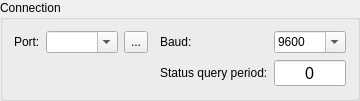
         <widget class="GroupBox" name="grpConnection">
          <property name="title">
           <string>Connection</string>
          </property>
          <layout class="QVBoxLayout" name="verticalLayout">
           <item>
            <layout class="QGridLayout" name="gridLayout_8" columnstretch="0,1,0,0,1">
             <item row="0" column="3">
              <widget class="QLabel" name="label_2">
               <property name="text">
                <string>Baud:</string>
               </property>
              </widget>
             </item>
             <item row="0" column="0">
              <widget class="QLabel" name="label">
               <property name="text">
                <string>Port:</string>
               </property>
              </widget>
             </item>
             <item row="0" column="4">
              <widget class="QComboBox" name="cboBaud">
               <property name="editable">
                <bool>true</bool>
               </property>
               <property name="currentText">
                <string>9600</string>
               </property>
               <item>
                <property name="text">
                 <string>9600</string>
                </property>
               </item>
               <item>
                <property name="text">
                 <string>14400</string>
                </property>
               </item>
               <item>
                <property name="text">
                 <string>19200</string>
                </property>
               </item>
               <item>
                <property name="text">
                 <string>38400</string>
                </property>
               </item>
               <item>
                <property name="text">
                 <string>57600</string>
                </property>
               </item>
               <item>
                <property name="text">
                 <string>115200</string>
                </property>
               </item>
              </widget>
             </item>
             <item row="0" column="1">
              <layout class="QHBoxLayout" name="horizontalLayout_3" stretch="1,0">
               <item>
                <widget class="QComboBox" name="cboPort">
                 <property name="editable">
                  <bool>true</bool>
                 </property>
                </widget>
               </item>
               <item>
                <widget class="QToolButton" name="cmdRefresh">
                 <property name="sizePolicy">
                  <sizepolicy hsizetype="Fixed" vsizetype="Expanding">
                   <horstretch>0</horstretch>
                   <verstretch>0</verstretch>
                  </sizepolicy>
                 </property>
                 <property name="styleSheet">
                  <string notr="true">padding: 0 1 0 2;</string>
                 </property>
                 <property name="text">
                  <string>...</string>
                 </property>
                 <property name="icon">
                  <iconset resource="images.qrc">
                   <normaloff>:/images/restart.png</normaloff>:/images/restart.png</iconset>
                 </property>
                </widget>
               </item>
              </layout>
             </item>
             <item row="0" column="2">
              <spacer name="horizontalSpacer_7">
               <property name="orientation">
                <enum>Qt::Horizontal</enum>
               </property>
               <property name="sizeType">
                <enum>QSizePolicy::Fixed</enum>
               </property>
               <property name="sizeHint" stdset="0">
                <size>
                 <width>6</width>
                 <height>20</height>
                </size>
               </property>
              </spacer>
             </item>
             <item row="1" column="3">
              <widget class="QLabel" name="label_11">
               <property name="text">
                <string>Status query period:</string>
               </property>
               <property name="wordWrap">
                <bool>true</bool>
               </property>
              </widget>
             </item>
             <item row="1" column="4">
              <widget class="QSpinBox" name="txtQueryStateTime">
               <property name="font">
                <font>
                 <pointsize>12</pointsize>
                </font>
               </property>
               <property name="alignment">
                <set>Qt::AlignCenter</set>
               </property>
               <property name="buttonSymbols">
                <enum>QAbstractSpinBox::NoButtons</enum>
               </property>
               <property name="maximum">
                <number>9999</number>
               </property>
              </widget>
             </item>
            </layout>
           </item>
          </layout>
         </widget>
